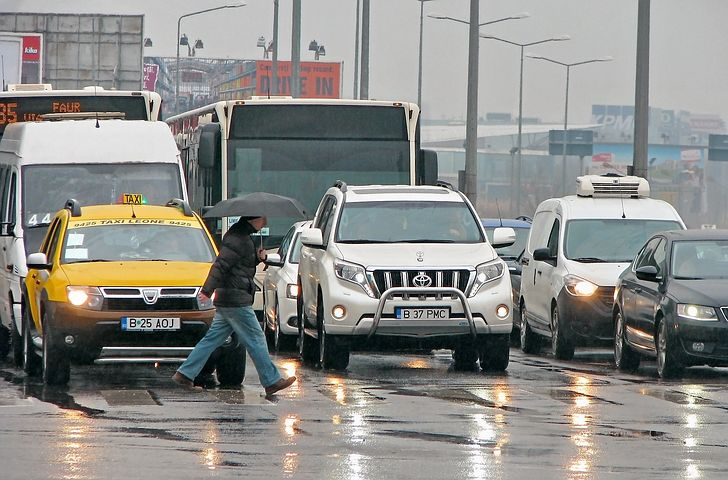
#> input picture classes/class14/images/cars.jpg, 728 x 480 px, found by its file name
$ jupyter execute spectral-resampling.ipynb   (shell and % lines are left out)
#> lines starting #> are read from the running program, lines starting #| are printed output that depends on the picture
# Spectral Filtering: Image Resampling

[cell 1]

import numpy as np

import matplotlib.image as img
import matplotlib.pyplot as plt

from scipy.fft import fft2, ifft2, fftshift
from scipy.interpolate import interpn

from skimage import io, exposure
from skimage.filters import gaussian
from skimage.util import img_as_float32 as img_as_float

[cell 2]
def show_image(I, title=None):
    dpi = 80.0
    h, w = I.shape[0]/dpi, I.shape[1]/dpi
    fig, ax = plt.subplots(1, 1, figsize=(w,h))

    ax.imshow(I, cmap='gray')
    if title != None:
        ax.set_title(title)

[cell 3]
def nextpow2(N):
    n = 1
    while (n<N):
        n *= 2
    return n

[cell 4]
I1 = io.imread("../../images/cars.jpg", as_gray=True)
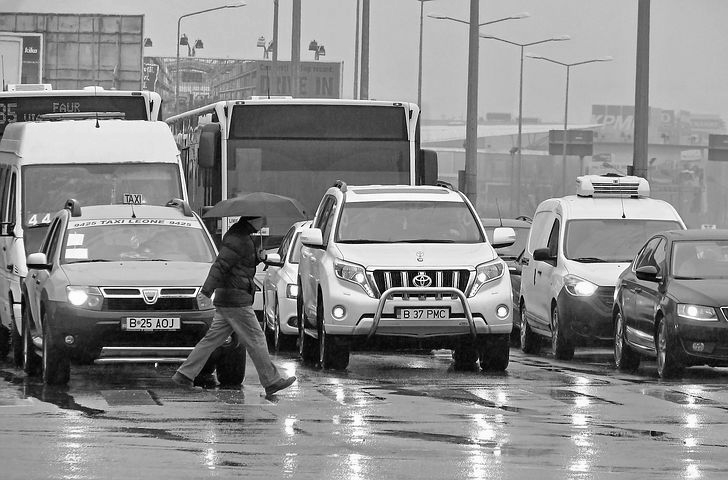
#> I1: shape (480, 728) float64; min 0, max 1, mean 0.546
I1 = img_as_float(I1)

[cell 5]
M, N = I1.shape
#> M = 480; N = 728
M2 = nextpow2(M)
#> M2 = 512
N2 = nextpow2(N)
#> N2 = 1024

## Downsampling: Anti-Aliasing + Decimation

[cell 6]
I0 = I1
I0 = gaussian(I0, sigma=2.0)
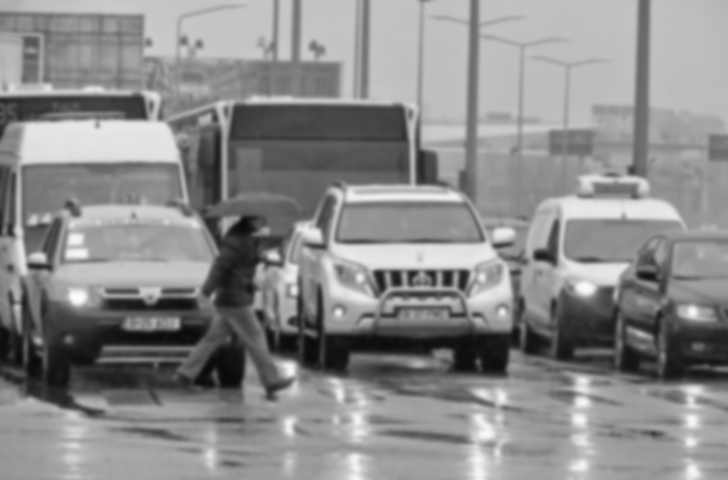
#> I0: shape (480, 728) float32; min 0.0331, max 0.991, mean 0.546
I0 = I0[0:M:2,0:N:2]
#> I0: shape (240, 364) float32

show_image(I0)

## Upsampling: FFT Zero-Padding + Scaling

[cell 7]
I0 = I1
#I0 = gaussian(I1, sigma=0.7071)

F1 = fft2(I0,(M2,N2))

ZM, ZN = (M2//2, N2//2)
#> ZM = 256; ZN = 512

F2 = fftshift(F1)
F2 = np.pad(F2, ((ZM,ZM),(ZN,ZN)))
F2 = fftshift(F2)

F2 *= np.prod(np.divide(F2.shape, F1.shape))

I2 = np.real(ifft2(F2))
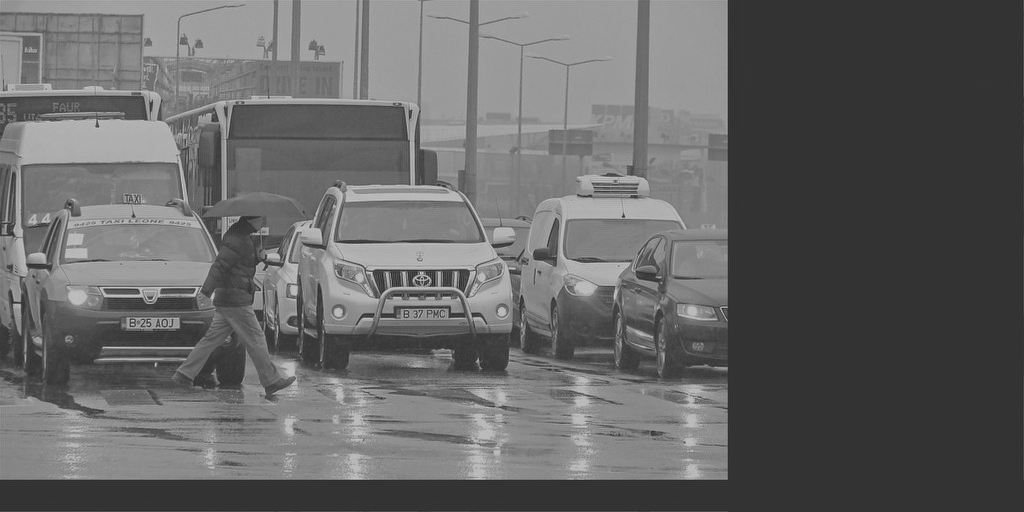
#> I2: shape (1024, 2048) float32 (shown at 1/2 size); min -0.37, max 1.47, mean 0.364; drawn with min black and max white
I2 = I2[:2*M,:2*N]
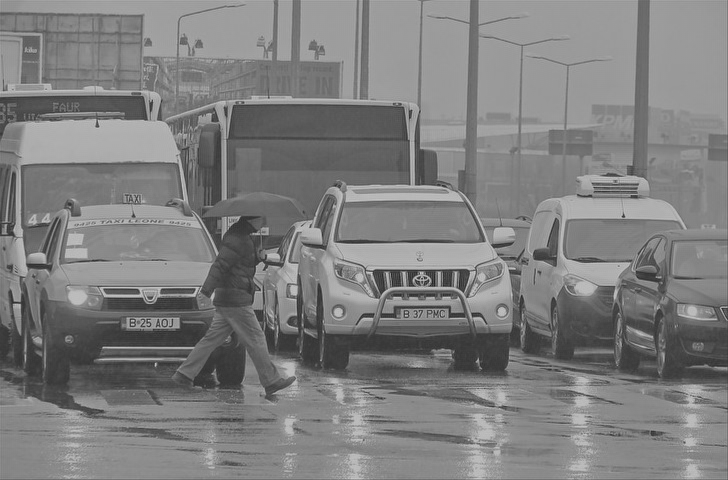
#> I2: shape (960, 1456) float32 (shown at 1/2 size); min -0.37, max 1.47, mean 0.546; drawn with min black and max white
I2 = np.clip(I2, 0, 1)

show_image(I1)
show_image(I2)

## Upsampling:  Arbitrary Scalar

Method: upsample, apply anti-aliasing filter, downsample. Example below shows $\uparrow 3$ implemented as $\uparrow 4$ followed by $\downarrow 4/3$.

[cell 8]
# SU is upsampling factor
# S1 is nextpower2(SU): SU <= S1
# S2 is rational number: SU = S1/S2
SU = 3
S1 = 4
S2 = 4/3

# Compute fft2(I1) size (M2,N2)
# M2 is nextpower2(M)
# N2 is nextpower2(N)
F1 = fft2(I1,(M2,N2))

# Pad to upsize: (X X/2) X (X/2 X)
# Resulting spectrum: (S1*M2, S1*N2)
ZM, ZN = np.int32((((S1-1)/2)*M2, ((S1-1)/2)*N2))
#> ZM = 768; ZN = 1536

F3 = fftshift(F1)
F3 = np.pad(F3, ((ZM,ZM), (ZN,ZN)))
F3 = fftshift(F3)

# Compensate for amplitude reduction
F3 *= np.prod(np.divide(F3.shape, F1.shape))

# Extract S1 upsampled image I3
M3, N3 = (S1*M, S1*N)
#> M3 = 1920; N3 = 2912

I3 = np.real(ifft2(F3))
I3 = I3[:M3,:N3]
#> I3: shape (1920, 2912) float32
I3 = np.clip(I3, 0, 1)
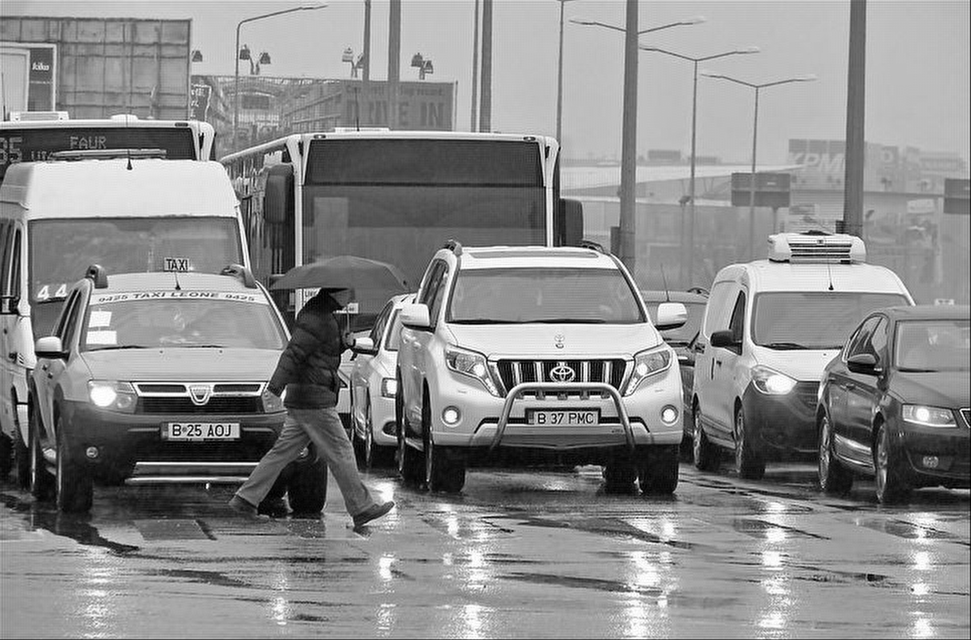
#> I3: shape (1920, 2912) float32 (shown at 1/3 size); min 0, max 1, mean 0.546

# Apply anti-aliasing filter
I3 = gaussian(I3, sigma=2.0*S2)

# Size of S2 downsampled image I4
# NOTE: S1*X/S2 = SU*X
M4, N4 = (SU*M, SU*N)
#> M4 = 1440; N4 = 2184

# Extract S2 downsampled image I4
u3, v3 =            (np.linspace(0,M3-1,M3), np.linspace(0,N3-1,N3))
#> u3 = 1920 values from 0 to 1919
u4, v4 = np.meshgrid(np.linspace(0,M3-1,M4), np.linspace(0,N3-1,N4), indexing='ij')

I4 = interpn((u3,v3), I3, (u4,v4), method='linear')

print('Original image: ', I1.shape)
#| Original image:  (480, 728)
print('Upsamling x4:   ', I3.shape)
#| Upsamling x4:    (1920, 2912)
print('Downsampling x3:', I4.shape)
#| Downsampling x3: (1440, 2184)

show_image(I4)

$ run again, with classes/class14/images/zebras.jpg copied over classes/class14/images/cars.jpg
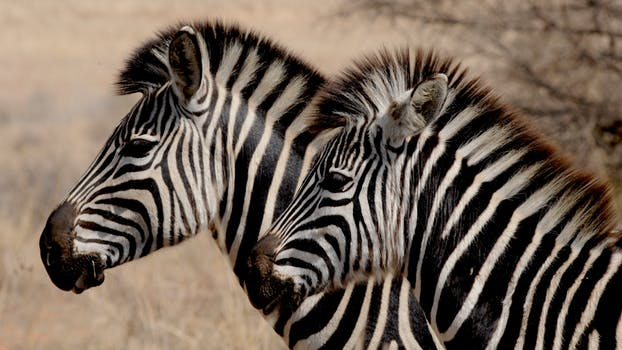
#> input picture classes/class14/images/zebras.jpg, 622 x 350 px, found by its file name
#> `I2 = np.real(ifft2(F2))`:
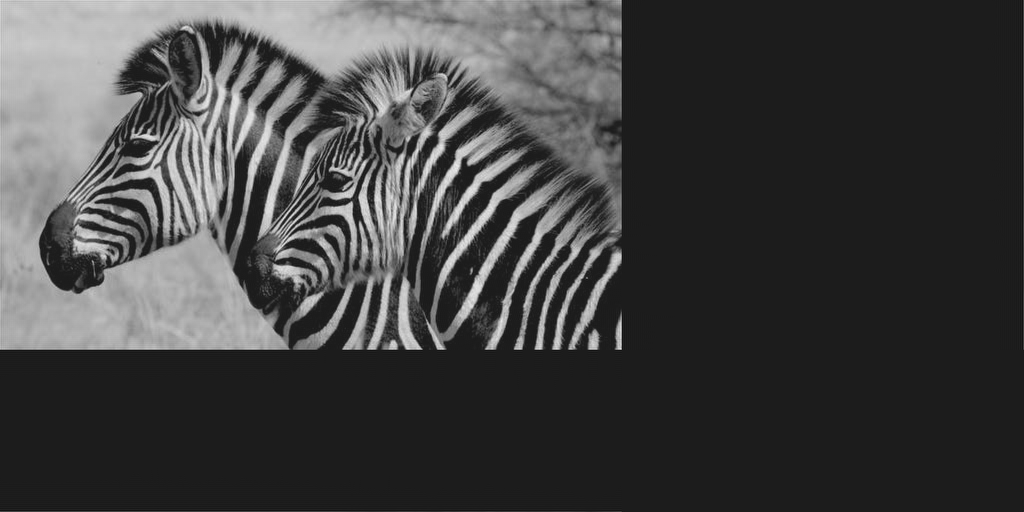
#> I2: shape (1024, 2048) float32 (shown at 1/2 size); min -0.123, max 0.995, mean 0.169; drawn with min black and max white
#> `I2 = np.clip(I2, 0, 1)`:
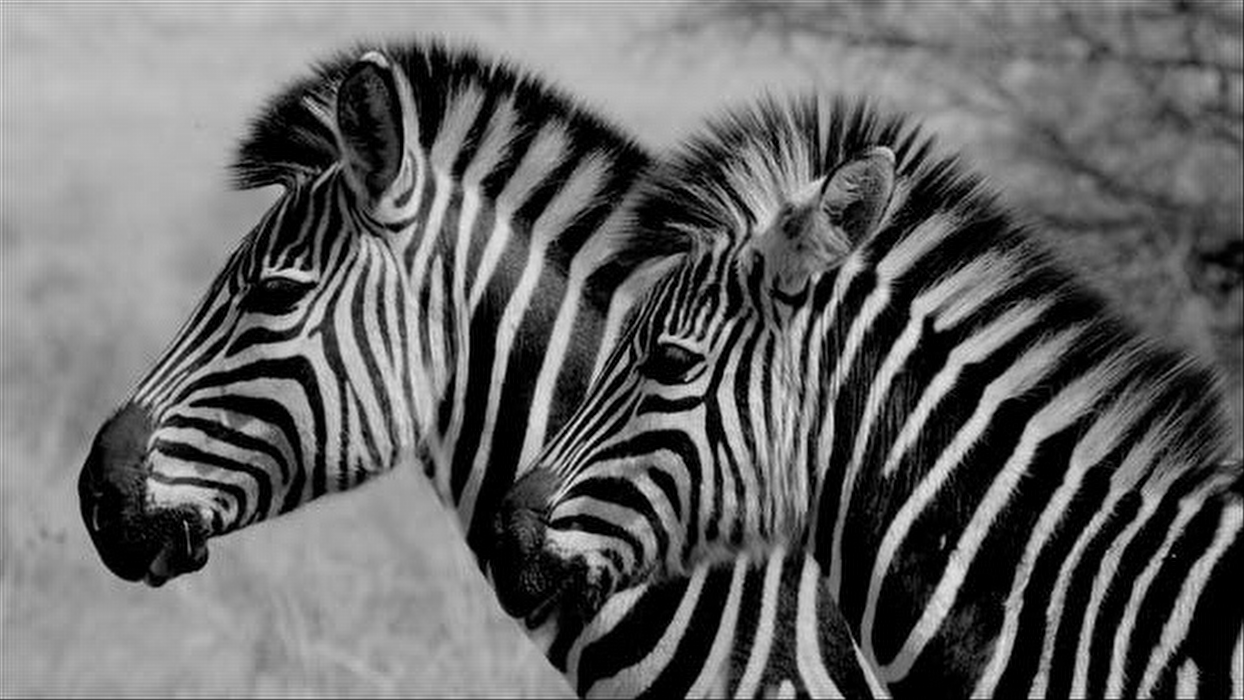
#> I2: shape (700, 1244) float32; min 0, max 0.995, mean 0.406
#| Original image:  (350, 622)
#| Upsamling x4:    (1400, 2488)
#| Downsampling x3: (1050, 1866)
